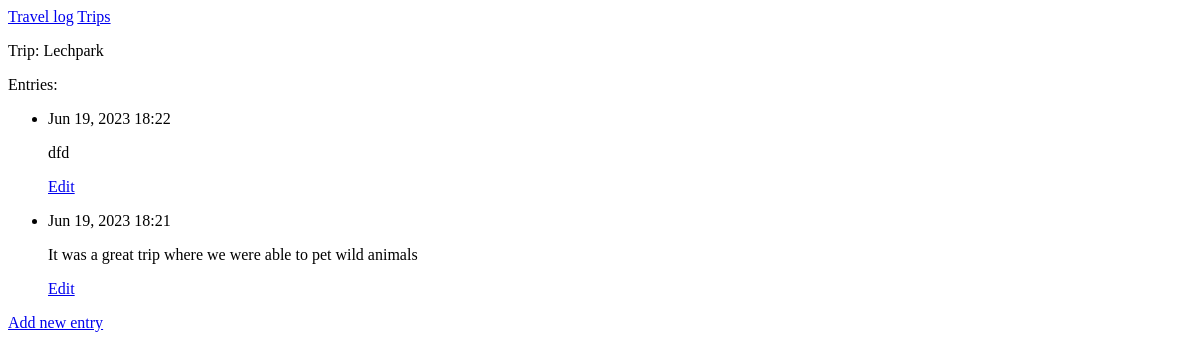
Before: /topics/3/ with the older database file.
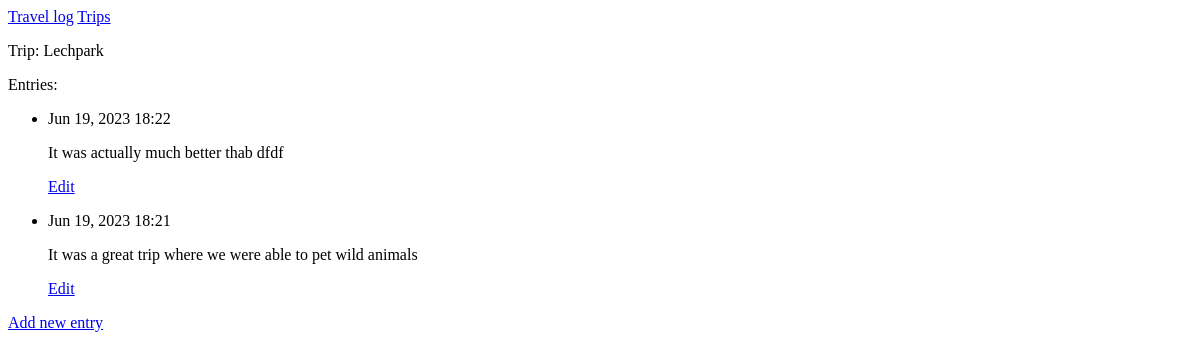
After: the same page with the newer database file.
### travel_logs/models.py (models this page shows, shortened)
class Entry(models.Model):
	topic = models.ForeignKey(Topic, on_delete=models.CASCADE)
	text = models.TextField()
	date_added = models.DateTimeField(auto_now_add=True)
	class Meta:
		verbose_name_plural = 'entries'

### travel_logs/views.py (the view)
# urls.py: path('topics/<int:topic_id>/', views.topic, name='topic'),
def topic(request, topic_id):
	topic = Topic.objects.get(id=topic_id)
	entries = topic.entry_set.order_by('-date_added')
	context = {'topic':topic, 'entries':entries}
	return render(request, 'travel_logs/topic.html', context)

### travel_logs/models.py (called while the page is built)
	def __str__(self):
		return self.text

### travel_logs/templates/travel_logs/topic.html
{% extends 'travel_logs/base.html' %}
{% block content %}
	<p>Trip: {{topic}}</p>
	<p>Entries:</p>
	<p>
		<ul>
			{% for entry in entries %}
				<li>
					<p>{{ entry.date_added|date:'M d, Y H:i' }}</p>
					<p>{{ entry.text|linebreaks }}</p>
					<p>
						<a href="{% url 'travel_logs:edit_entry' entry.id %}">Edit</a>
					</p>
				</li>
			{% empty %}
				<li> no entries so far... </li>
			{% endfor %}
		</ul>
		<a href="{% url 'travel_logs:new_entry' topic.id %}">Add new entry</a>
	</p>
{% endblock content%}

Changed rows visible on the page:
changed Entry: text "dfd" → "It was actually much better thab dfdf"
